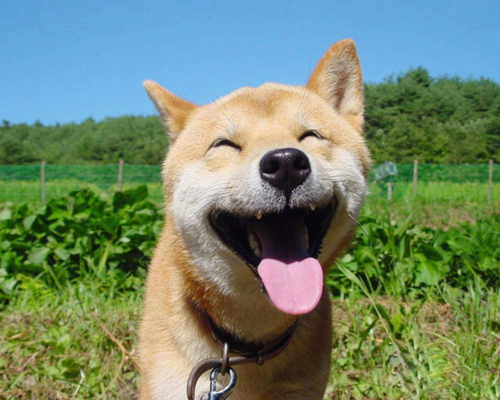
%> input picture test/key/happy-dog.jpg, 500 x 400 px
$ octave test.m   (GNU Octave 9; MATLAB toolbox functions it lacks are replaced by stand-ins)
%> lines starting %> are read from the running program, lines starting %| are printed output that depends on the picture
% [9 lines of commented-out code are left out]

origin = imread('/Users/DoerLBH/Dropbox/git/Indie_imageGrider/test/key/happy-dog.jpg');
%> origin is the input picture: size 400x500x3 uint8; mean R, G, B 114.2, 135.8, 110.2
I = imresize(origin,[100 100],'bilinear');
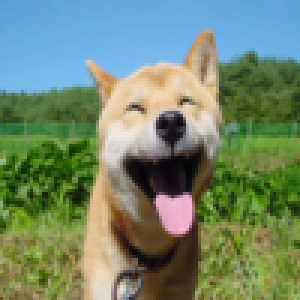
%> I: size 100x100x3 uint8 (shown 3 times larger); mean R, G, B 114.2, 135.8, 110.2
% I = double(I);

r = I(:,:,1);
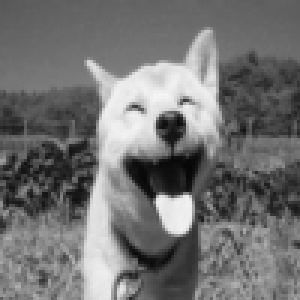
%> r: size 100x100 uint8 (shown 3 times larger); min 7, max 245, mean 114.2
g = I(:,:,2);
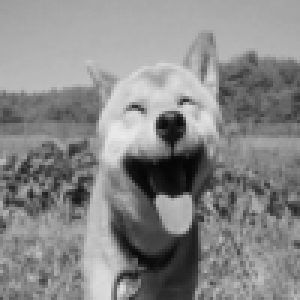
%> g: size 100x100 uint8 (shown 3 times larger); min 5, max 234, mean 135.8
b = I(:,:,3);
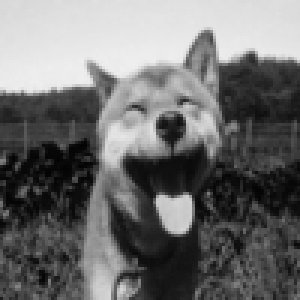
%> b: size 100x100 uint8 (shown 3 times larger); min 3, max 238, mean 110.2

dim = size(I);
%> dim = [100 100 3]
w = dim(1);
%> w = 100
h = dim(2);
%> h = 100

pixspace = zeros(10, 3);
pixspace(2,:) = [170 100 134];
pixspace(1,:) = [1 120 34];
pixspace(3,:) = [190 12 3];
pixspace(4,:) = [100 1 234];
pixspace(5,:) = [10 230 24];
pixspace(6,:) = [10 230 24];
pixspace(7,:) = [120 130 140];
pixspace(8,:) = [220 130 14];
pixspace(9,:) = [220 230 230];

% knnsearch(pixspace, [220 130 13])

keyspace = zeros(w, h, 1);
outspace = zeros(w, h, 3);

%> (the run ends here)
